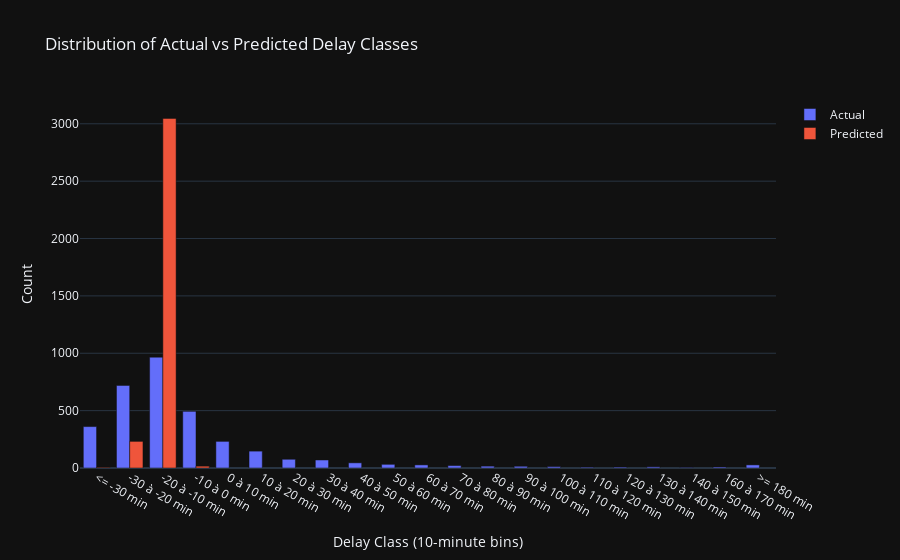

The notebook cell saved with this chart:
### Code cell
actual_counts = df_compare["Actual Class"].value_counts().sort_index()
pred_counts = df_compare["Predicted Class"].value_counts().sort_index()

delay_labels = {
    -3: "<= -30 min",
    -2: "-30 à -20 min",
    -1: "-20 à -10 min",
     0: "-10 à 0 min",
     1: "0 à 10 min",
     2: "10 à 20 min",
     3: "20 à 30 min",
     4: "30 à 40 min",
     5: "40 à 50 min",
     6: "50 à 60 min",
     7: "60 à 70 min",
     8: "70 à 80 min",
     9: "80 à 90 min",
    10: "90 à 100 min",
    11: "100 à 110 min",
    12: "110 à 120 min",
    13: "120 à 130 min",
    14: "130 à 140 min",
    15: "140 à 150 min",
    16: "150 à 160 min",
    17: "160 à 170 min",
    18: ">= 180 min"
}

actual_counts.index = actual_counts.index.map(delay_labels)
pred_counts.index = pred_counts.index.map(delay_labels)

fig = go.Figure()

fig.add_trace(go.Bar(
    x=actual_counts.index,
    y=actual_counts.values,
    name="Actual"
))

fig.add_trace(go.Bar(
    x=pred_counts.index,
    y=pred_counts.values,
    name="Predicted"
))

fig.update_layout(
    title="Distribution of Actual vs Predicted Delay Classes",
    xaxis_title="Delay Class (10-minute bins)",
    yaxis_title="Count",
    barmode="group"
)

fig.show()

### Figure 1 — Plotly figure (JSON) as saved in the notebook; plotly's stock layout.template omitted (floating-point values rounded to 4 significant figures)
{"data": [{"name": "Actual", "x": ["<= -30 min", "-30 à -20 min", "-20 à -10 min", "-10 à 0 min", "0 à 10 min", "10 à 20 min", "20 à 30 min", "30 à 40 min", "40 à 50 min", "50 à 60 min", "60 à 70 min", "70 à 80 min", "80 à 90 min", "90 à 100 min", "100 à 110 min", "110 à 120 min", "120 à 130 min", "130 à 140 min", "140 à 150 min", "160 à 170 min", ">= 180 min"], "y": [361, 720, 966, 494, 232, 147, 76, 70, 45, 32, 27, 21, 16, 15, 12, 7, 8, 10, 5, 9, 27], "type": "bar"}, {"name": "Predicted", "x": ["<= -30 min", "-30 à -20 min", "-20 à -10 min", "-10 à 0 min"], "y": [5, 232, 3047, 16], "type": "bar"}], "layout": {"title": {"text": "Distribution of Actual vs Predicted Delay Classes"}, "xaxis": {"title": {"text": "Delay Class (10-minute bins)"}}, "yaxis": {"title": {"text": "Count"}}, "barmode": "group"}}
